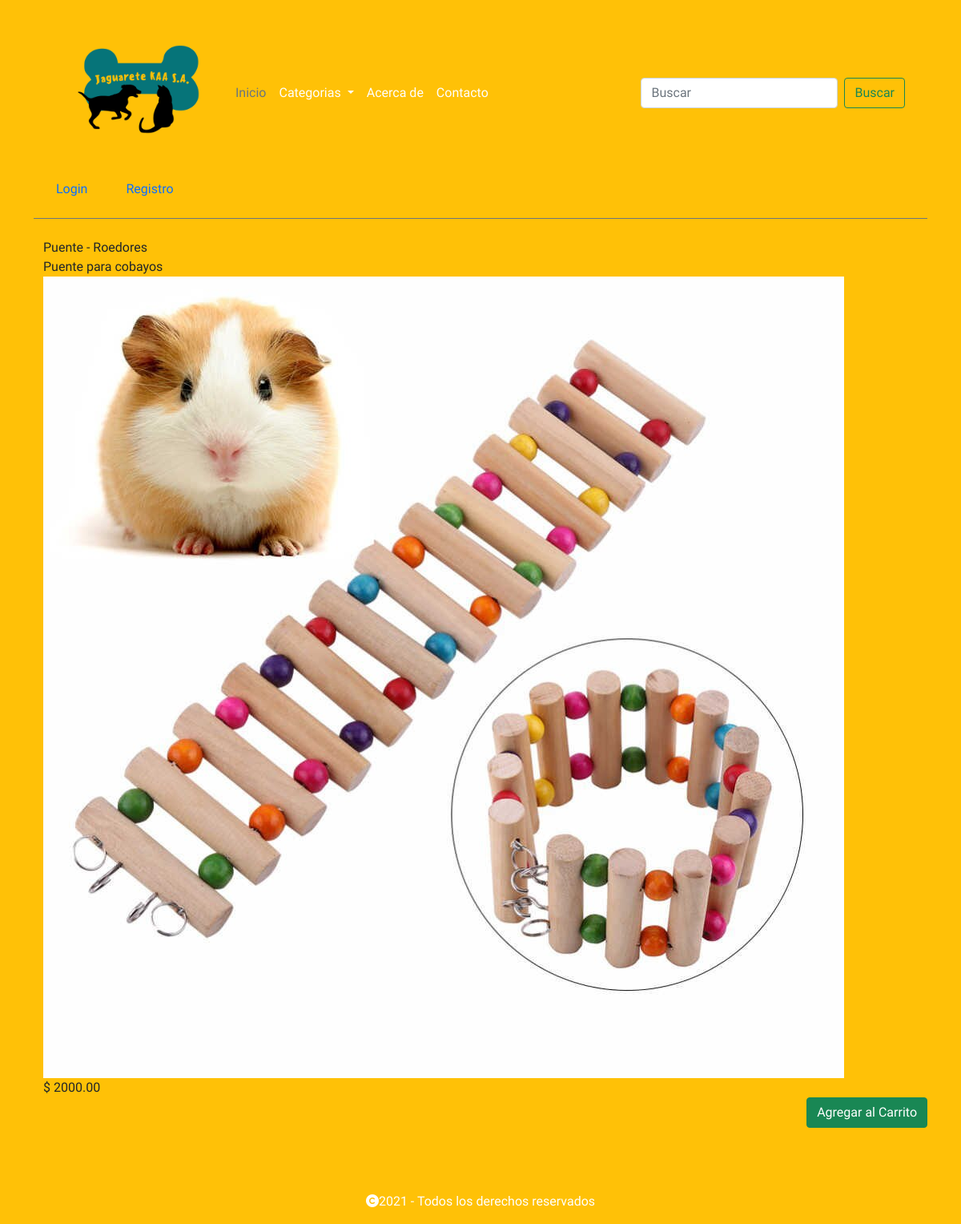
/detalle_producto/14, run on the app's committed database.
### JAGUARETEAPP/models.py (models this page shows, shortened)
class Producto(models.Model):
    nombre=models.CharField(max_length=30)
    color=models.CharField(max_length=30)
    descripcion=models.CharField(max_length=140, null=True)
    precio=models.DecimalField(decimal_places=2, max_digits=10 )
    imagen=models.ImageField(upload_to='imagenes/')
    categoria=models.ForeignKey(Categoria, on_delete=models.SET_NULL, blank=True, null= True)
    moderador=models.ForeignKey(User, on_delete=models.CASCADE, null= True)
    fecha = models.DateField(null= False)

### JAGUARETEAPP/views.py (the view)
# urls.py: path('detalle_producto/<int:id>', views.detalleProducto, name="detalle_producto" ),
def detalleProducto(request, id):
    producto= get_object_or_404(Producto, pk=id)
    return render(request, "web/detalle_producto.html", {"producto":producto})

### JAGUARETEAPP/templates/web/detalle_producto.html (shortened to what this page needs)
{% extends "web/layout.html" %}
{% block main %}
<div class="container">
  <div>{{producto.nombre}}</div>
  <div>{{producto.descripcion}}</div>
  <div>
    <img src="{{ media_url  }}{{producto.imagen.url}}" alt="" />
  </div>
  <div>$ {{producto.precio}}</div>
</div>
<div class="col d-flex justify-content-end">
   <a href="#" class="btn btn-success ms-3">Agregar al Carrito</a>
</div>
{% endblock %}

### JAGUARETEAPP/static/jaguarete/estilo.css (style rules this page uses)
body { font-family: "Acme", sans-serif !important; font-weight: bold; }

### data on the page
Producto: nombre "Puente - Roedores", descripcion "Puente para cobayos", imagen (picture), precio "2000.00"
